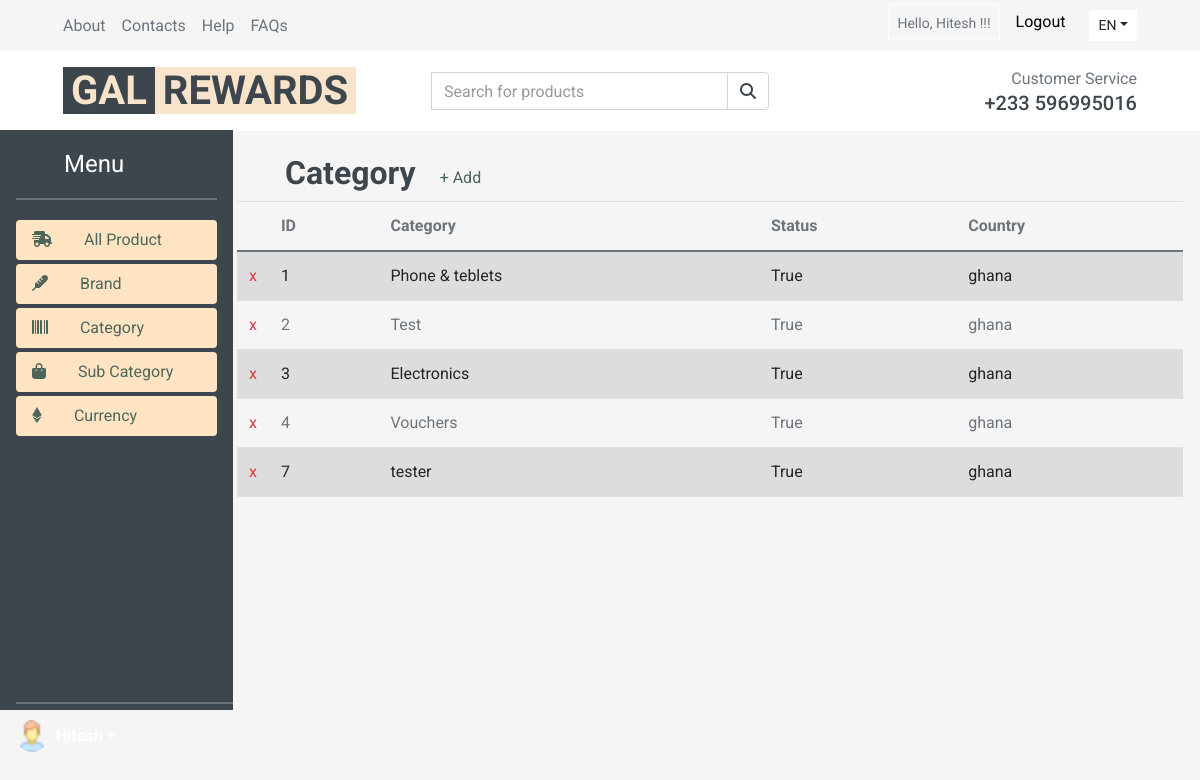
/adminCategory/ (signed in), run on an earlier commit of the app's database.
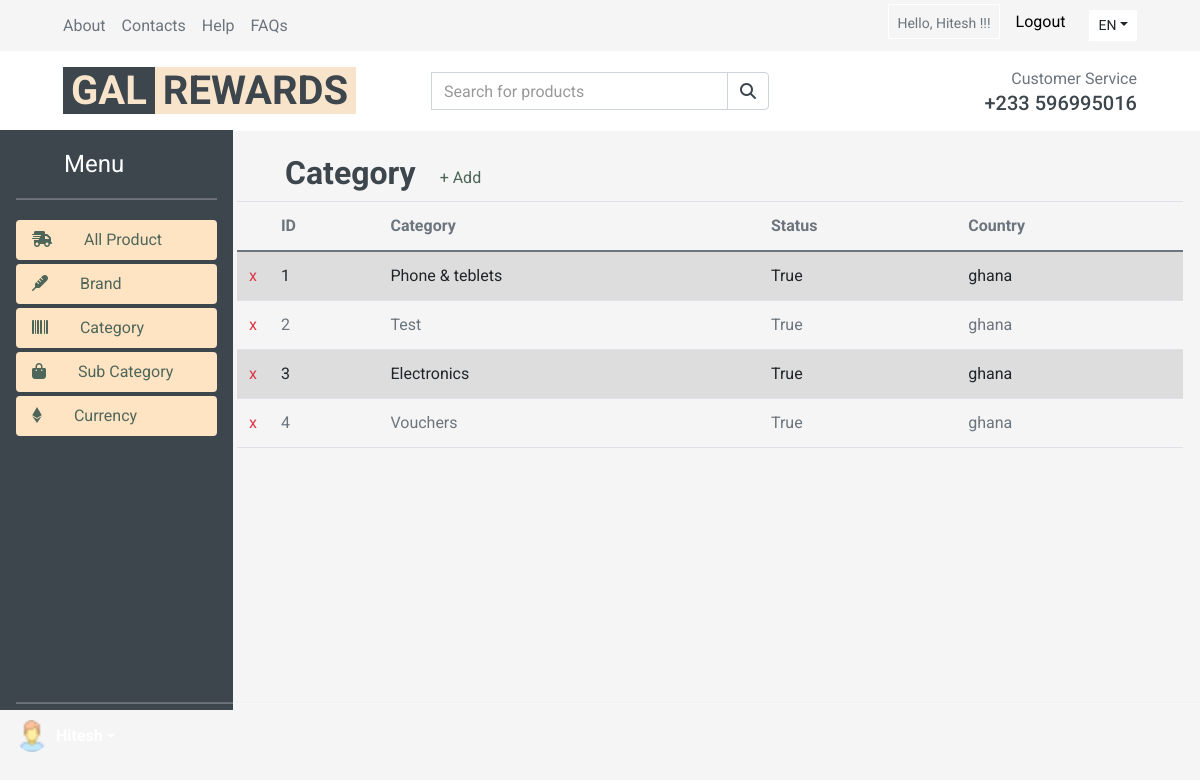
And on a later commit of the database.
### Product/models.py (models this page shows, shortened)
class category(models.Model):
    category = models.CharField(max_length=30, unique=True)
    status = models.BooleanField(default=True)
    country = models.CharField(max_length=15,choices=COUNTRY_CHOOSE,default='ghana')

### my/views.py (the view)
# urls.py: path('adminCategory/',views.adminCategory,name="adminCategory"),
def adminCategory(request):
    allcat = category.objects.all()
    data={
        'allcat': allcat,
    }
    return render(request,'adminPanel/adminCategory.html',data)

### templates/adminPanel/adminCategory.html
{% include "adminPanel/adminHeader.html"%}
{% if user.is_authenticated %}
    <div class="d-flex align-items-center">
        <div class="d-inline-block">
        <h2 class="ml-5">Category</h2>
        </div>
        <div class="col-5 pl-4">
        <a href="{% url 'addCategory'%}" style="color: #4e6659;">+ Add</a>
        </div>
    </div>
    <table class="table table-striped">
        <thead>
            <tr>
                <th scope="col"></th>
                <th scope="col">ID</th>
                <th scope="col">Category</th>
                <th scope="col">Status</th>
                <th scope="col">Country</th>
            </tr>
        </thead>
        <tbody>
           {% for n in allcat%}
            <tr>
                <td class="text-center" style="width: 12px;" ><a href="{%url 'catDelete' catId=n.id%}" class="text-danger">x</a></td>
                <td>{{n.id}}</td>
                <td>{{n.category}}</td>
                <td>{{n.status}}</td>
                <td>{{n.country}}</td>
            </tr>
            {%endfor%}
        </tbody>
    </table>
  </div>
{%endif%}
{% include "adminPanel/adminFooter.html" %}

What changed in the data, as far as the page shows it:
removed category: id "7", category "tester", status "True", country "ghana"
